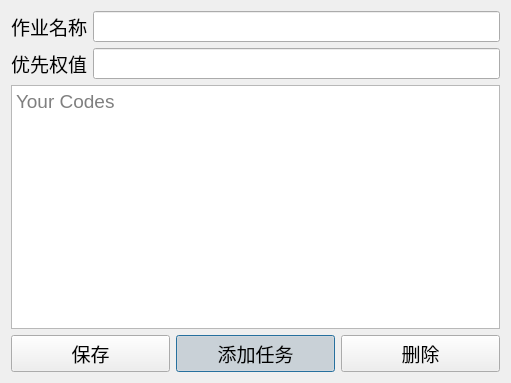
<?xml version="1.0" encoding="UTF-8"?>
<ui version="4.0">
 <class>Dialog</class>
 <widget class="QDialog" name="Dialog">
  <property name="geometry">
   <rect>
    <x>0</x>
    <y>0</y>
    <width>511</width>
    <height>383</height>
   </rect>
  </property>
  <property name="font">
   <font>
    <pointsize>14</pointsize>
   </font>
  </property>
  <property name="windowTitle">
   <string>Dialog</string>
  </property>
  <layout class="QVBoxLayout" name="verticalLayout">
   <item>
    <layout class="QHBoxLayout" name="horizontalLayout">
     <item>
      <widget class="QLabel" name="AddJobNameLabel_2">
       <property name="text">
        <string>作业名称</string>
       </property>
      </widget>
     </item>
     <item>
      <widget class="QLineEdit" name="AddJobPriorityEdit_2"/>
     </item>
    </layout>
   </item>
   <item>
    <layout class="QHBoxLayout" name="horizontalLayout_2">
     <item>
      <widget class="QLabel" name="AddJobPriorityLabel_2">
       <property name="text">
        <string>优先权值</string>
       </property>
      </widget>
     </item>
     <item>
      <widget class="QLineEdit" name="AddJobNameEdit_2"/>
     </item>
    </layout>
   </item>
   <item>
    <widget class="QTextEdit" name="JobText">
     <property name="placeholderText">
      <string>Your Codes</string>
     </property>
    </widget>
   </item>
   <item>
    <layout class="QHBoxLayout" name="horizontalLayout_10">
     <item>
      <widget class="QPushButton" name="saveFileButton">
       <property name="font">
        <font>
         <family>Agency FB</family>
         <pointsize>14</pointsize>
        </font>
       </property>
       <property name="text">
        <string>保存</string>
       </property>
       <property name="autoDefault">
        <bool>false</bool>
       </property>
      </widget>
     </item>
     <item>
      <widget class="QPushButton" name="addJobButton">
       <property name="font">
        <font>
         <pointsize>14</pointsize>
         <weight>50</weight>
         <italic>false</italic>
         <bold>false</bold>
         <underline>false</underline>
         <strikeout>false</strikeout>
        </font>
       </property>
       <property name="text">
        <string>添加任务</string>
       </property>
       <property name="checkable">
        <bool>true</bool>
       </property>
       <property name="checked">
        <bool>true</bool>
       </property>
      </widget>
     </item>
     <item>
      <widget class="QPushButton" name="deleteFileButton">
       <property name="font">
        <font>
         <family>Agency FB</family>
         <pointsize>14</pointsize>
        </font>
       </property>
       <property name="text">
        <string>删除</string>
       </property>
      </widget>
     </item>
    </layout>
   </item>
  </layout>
 </widget>
 <resources/>
 <connections/>
</ui>
